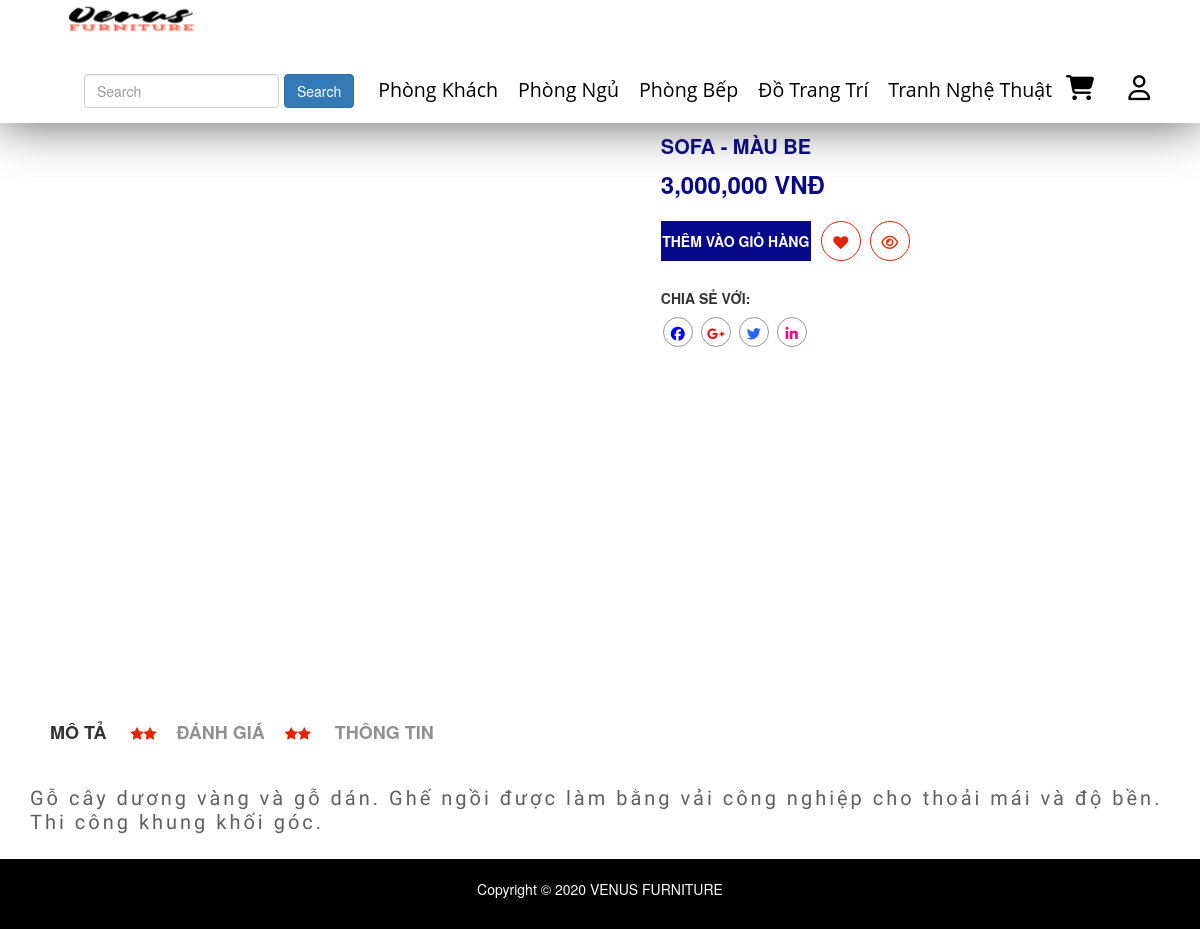
/public/pages/xem-hang.php, run on the app's committed database.
### tables this page shows
CREATE TABLE `category` (
  `id` int(50) NOT NULL,
  `name` varchar(100) DEFAULT NULL,
  `slug` varchar(100) DEFAULT NULL,
  `images` varchar(100) DEFAULT NULL,
  `banner` varchar(100) DEFAULT NULL,
  `home` tinyint(100) DEFAULT 0,
  `status` tinyint(4) DEFAULT 0,
  `created_at` timestamp NOT NULL DEFAULT current_timestamp(),
  `updated_at` timestamp NOT NULL DEFAULT current_timestamp() ON UPDATE current_timestamp()
);

CREATE TABLE `product` (
  `id` int(50) NOT NULL,
  `name` varchar(100) DEFAULT NULL,
  `slug` varchar(100) DEFAULT NULL,
  `soluong` int(100) NOT NULL DEFAULT 1,
  `gia` int(100) DEFAULT NULL,
  `avatar` varchar(100) DEFAULT NULL,
  `category` int(50) NOT NULL,
  `type` int(100) NOT NULL,
  `content` text DEFAULT NULL,
  `head` int(11) NOT NULL DEFAULT 0,
  `view` int(11) DEFAULT 0,
  `hot` tinyint(4) DEFAULT 0,
  `created_at` timestamp NULL DEFAULT NULL,
  `updated_at` timestamp NULL DEFAULT NULL ON UPDATE current_timestamp()
);

### libraries/Database.php (called while the page is built, shortened)
<?php
class DataProvider
{
	public static function ExecuteQuery($sql)
	{
		try{
			$connection = mysqli_connect("localhost","root","", "web_noi_that");
			mysqli_query($connection, "set names 'utf8'");
			$result = mysqli_query($connection, $sql);
			return $result;
		}catch(Exception $ex)
		{
			return null;
		}
    }
}
?>

### public/pages/xem-hang.php (the view, shortened to what this page needs)
<?php
require_once __DIR__ . "/../../layouts/header.php";
?>
    <div class="single-product-tab-area mg-t-15 mg-b-30" id="all" style="min-height:550px">
        <div class="container-fluid">
            <div class="row">
            <?php
                           try {
                               $sql = "SELECT * FROM product";
                               $result = DataProvider::ExecuteQuery($sql);
                               $row = mysqli_fetch_array($result);
                           } catch (Exception $ex) {
                               echo "Không thể mở CSDL";
                           }
                           ?>
                <div class="col-lg-5 col-md-5 col-sm-5 col-xs-12" id="img">
                    <div id="myTabContent1" class="tab-content">
                        <div class="product-tab-list tab-pane fade active in" id="single-tab1">
                        </div>
                    </div>
                </div>
                <div class="col-lg-7 col-md-7 col-sm-7 col-xs-12" id="addcart">
                    <div class="single-product-details res-pro-tb">
                        <h1 id="h1"><?php echo $row['name'] ?></h1>
                        <div class="single-pro-price">
                            <span class="single-regular" id="giatien"><?php echo number_format( $row['gia'],0) ?> VNĐ</span>
                        </div>
                            <div class="single-pro-button">
                                <div class="pro-button">
                                    <a href="addcart.php?id= <?php echo $row['id'] ?>" id="cart">Thêm vào giỏ hàng</a>
                                </div>
                                <div class="pro-viwer">
                                    <a href="#"><i class="fa fa-heart"></i></a>
                                    <a href="#"><i class="fa fa-eye"></i></a>
                                </div>
                            </div>
                            <div class="single-social-area">
                                <h3>Chia Sẻ Với:</h3>
                                <a href="#"><i id="face" class="fa fa-facebook"></i></a>
                                <a href="#"><i id="gg" class="fa fa-google-plus"></i></a>
                                <a href="#"><i id="twi"class="fa fa-twitter"></i></a>
                                <a href="#"><i id="ins" class="fa fa-linkedin"></i></a>
                            </div>
                        </div>
                    </div>
                </div>
            </div>
        </div>
    <div class="single-pro-review-area mt-t-30 mg-b-15" id="des">
        <div class="container-fluid">
            <div class="row">
                <div class="col-lg-12 col-md-12 col-sm-12 col-xs-12">
                    <ul id="myTab" class="tab-review-design">
                        <li class="active"><a href="#description">MÔ TẢ</a></li>
                        <li><a href="#reviews"><span><i class="fa fa-star"></i><i class="fa fa-star"></i></span>ĐÁNH GIÁ<span><i class="fa fa-star"></i><i class="fa fa-star"></i></span></a></li>
                        <li><a href="#INFORMATION">THÔNG TIN</a></li>
                    </ul>
                    <div id="myTabContent" class="tab-content">
                        <div class="product-tab-list product-details-ect tab-pane fade active in" id="description">
                            <div class="row">
                                <div class="col-lg-12 col-md-12 col-sm-12 col-xs-12">
                                    <div class="review-content-section">
                                        <p class="thongtinsp">
                                        <?php echo $row['content'] ?>
                                        </p>
                                    </div>
                                </div>
                            </div>
                        </div>
                    </div>
                </div>
            </div>
        </div>
    </div>
<?php require_once __DIR__ . "/../../layouts/footer.php" ?>

### layouts/header.php (shortened to what this page needs)
<!DOCTYPE html>
<html>
<head>
    <link rel="stylesheet" href="/redirect?Id=CvmsVv9asuSiOaRBBz9urpS909ixNzNqI37%2b8O1yQr4%3d">
    <link rel="stylesheet" type="text/css" href="../vendors/fonts/css/fontawesome.css">
    <link rel="stylesheet" type="text/css" href="../resources/css/styles.css">
    <link rel="stylesheet" href="../vendors/css/bootstrap.css">
    <link rel="stylesheet" href="../resources/css/queries.css">
    <link rel="stylesheet" href="../vendors/css/bootstrap-grid.css">
    <link rel="stylesheet" href="css/bootstrap.min.css">
    <link rel="stylesheet" href="css/font-awesome.min.css">
    <link rel="stylesheet" href="css/owl.carousel.css">
    <link rel="stylesheet" href="css/owl.theme.css">
    <link rel="stylesheet" href="css/owl.transitions.css">
    <link rel="stylesheet" href="css/animate.css">
    <link rel="stylesheet" href="css/normalize.css">
    <link rel="stylesheet" href="css/meanmenu.min.css">
    <link rel="stylesheet" href="css/main.css">
    <link rel="stylesheet" href="css/morrisjs/morris.css">
    <link rel="stylesheet" href="css/scrollbar/jquery.mCustomScrollbar.min.css">
    <link rel="stylesheet" href="css/metisMenu/metisMenu.min.css">
    <link rel="stylesheet" href="css/metisMenu/metisMenu-vertical.css">
    <link rel="stylesheet" href="css/calendar/fullcalendar.min.css">
    <link rel="stylesheet" href="css/calendar/fullcalendar.print.min.css">
    <link rel="stylesheet" href="style.css">
    <link rel="stylesheet" href="css/responsive.css">
    <link rel="stylesheet" href="https://maxcdn.bootstrapcdn.com/bootstrap/3.3.5/css/bootstrap.min.css"><script src="https://maxcdn.bootstrapcdn.com/bootstrap/3.3.5/js/bootstrap.min.js"></script>
</head>
<body>
    <div class="sticky">
        <nav>
            <a href="../index.php"><img class="logo"
                    src="../resources/img/hinh/logo2.png" alt="logo"></a>
            <div>
            <ul class="main-nav">
              <li>
                <form class="form-inline " id="reseach" action="show-row.php" method="get">
             <input class="form-control mr-sm-2" type="search" placeholder="Search" aria-label="Search" name="search">
              <button class="btn btn-primary my-2 my-sm-0" type="submit" name="ok" value="search">Search</button>
           </form>
          </li>
                    <?php
                    $sql = "SELECT * FROM `category`";
                    $category = DataProvider::ExecuteQuery($sql);
                    while ($loai = mysqli_fetch_array($category)) {
                        $chuoi = <<< EOD
                          <li><a class="a" href="/TTT/public/pages/show-row.php?id={$loai['id']}">  {$loai['name']}</a>
                          <ul class="submenu">
                          EOD;
                        echo $chuoi;
                        echo " </ul>";
                    }
                    echo   "</li>";
                    ?>
                    <a class="fas fa-shopping-cart " href="gio-hang.php" id="icoi"></a>
                    <?php if (isset($_SESSION['name'])) :   ?>
                        <div class="btn-group">
                            <button type="button" class="btn btn-info dropdown-toggle" data-toggle="dropdown" aria-haspopup="true" aria-expanded="false">
                           <?php echo $_SESSION['name'] ?>
                            </button>
                            <div class="dropdown-menu">
                                <a class="dropdown-item" href="don-hang.php">Đơn hàng</a>
                                <a class="dropdown-item" href="#"></a>
                                <a class="dropdown-item" href="ho-so.php">Hồ sơ</a>
                                <div class="dropdown-divider"></div>
                                <a class="dropdown-item" href="/TTT/public/pages/thoat.php">Đăng xuất</a>
                            </div>
                        </div>
                    <?php else : ?>
                        <a class="far fa-user " href="login.php" id="icoi"></a>
                    <?php endif ?>
                </ul>
            </div>
        </nav>
    </div>
    <div id="SITE_HEADER-placeholder"></div>

### public/resources/css/styles.css (style rules this page uses)
* { padding: 0 px; margin: 0 px; box-sizing: border-box; }
html { font-family: "Lato", sans-serif; font-size: 20 px; color: #5a5a5a; background-color: #ffffff; text-rendering: optimizeLegibility; }
body { overflow-x: hidden; }
.logo { width: 200px; float: left; margin-left: 30px; margin-top: 10px; display: block; }
#icoi { text-decoration: none; color: black; font-size: 25px; margin-right: 30px; }
.main-nav { float: right; list-style: none; margin-right: 20px; margin-top: 40px; padding-left: 0px; z-index: 1; }
.main-nav li .a { text-decoration: none; text-align: center; color: black; font-size: 140%; font-family: "Pacifico", cursive; font-family: "Amatic SC", cursive; font-family: "Open Sans", sans-serif; padding: 2px 0px; }
.main-nav li { display: inline-block; margin: 5px 10px; }
.sticky { background-color: white; position: fixed; top: 0 px; left: 0px; z-index: 900; width: 100%; box-shadow: 0 0px 50px 0 rgba(46, 44, 44, 0.8); }
.sticky .logo { width: 200px; margin-top: -10px; padding-bottom: -80px; }
.sticky .main-nav { margin-top: 20px; }
#SITE_HEADER-placeholder { height: 110px; display: block; }
#addcart { margin-top: 10px; padding-right: 50px; }
#all { padding-left: 250px; }
#face { color: blue; }
#ins { color: #FF0080; }
#twi { color: #2E64FE; }
#gg { color: #FF0000; }
#h1 { margin: 0 0 10px; font-weight: 700; color: #08088A; }
#cart { background-color: #08088A; }
#giatien { color: #08088A; }
.single-pro-price { margin: 10px 0px; }

### public/pages/css/main.css (style rules this page uses)
html { color: #222; font-size: 1em; line-height: 1.4; }
audio, canvas, iframe, img, svg, video { vertical-align: middle; }

### data on the page
category: name "Phòng Khách"
category: name "Phòng Ngủ"
category: name "Phòng Bếp"
category: name "Đồ Trang Trí"
category: name "Tranh Nghệ Thuật"
product: name "SOFA - MÀU BE", gia "3,000,000", content "Gỗ cây dương vàng và gỗ dán. Ghế ngồi được làm bằng vải công nghiệp cho thoải mái và độ bền. Thi công khung khối góc."
